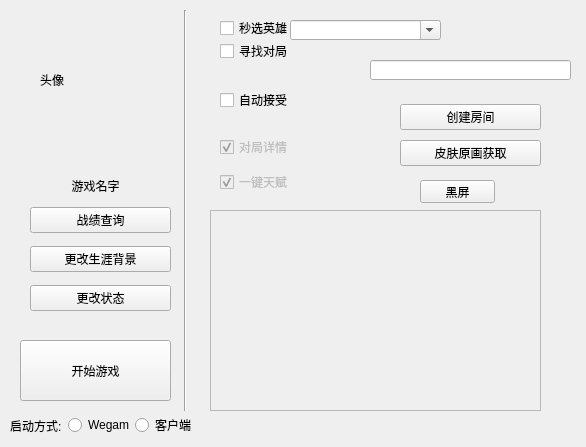
<?xml version="1.0" encoding="UTF-8"?>
<ui version="4.0">
 <class>Frame</class>
 <widget class="QFrame" name="Frame">
  <property name="enabled">
   <bool>true</bool>
  </property>
  <property name="geometry">
   <rect>
    <x>0</x>
    <y>0</y>
    <width>586</width>
    <height>447</height>
   </rect>
  </property>
  <property name="contextMenuPolicy">
   <enum>Qt::DefaultContextMenu</enum>
  </property>
  <property name="windowTitle">
   <string>Frame</string>
  </property>
  <widget class="QPushButton" name="Start">
   <property name="enabled">
    <bool>true</bool>
   </property>
   <property name="geometry">
    <rect>
     <x>20</x>
     <y>340</y>
     <width>151</width>
     <height>61</height>
    </rect>
   </property>
   <property name="text">
    <string>开始游戏</string>
   </property>
  </widget>
  <widget class="QLabel" name="name">
   <property name="geometry">
    <rect>
     <x>30</x>
     <y>170</y>
     <width>131</width>
     <height>31</height>
    </rect>
   </property>
   <property name="layoutDirection">
    <enum>Qt::LeftToRight</enum>
   </property>
   <property name="autoFillBackground">
    <bool>false</bool>
   </property>
   <property name="text">
    <string>游戏名字</string>
   </property>
   <property name="textFormat">
    <enum>Qt::AutoText</enum>
   </property>
   <property name="scaledContents">
    <bool>true</bool>
   </property>
   <property name="alignment">
    <set>Qt::AlignCenter</set>
   </property>
  </widget>
  <widget class="QTextBrowser" name="Gongao">
   <property name="enabled">
    <bool>false</bool>
   </property>
   <property name="geometry">
    <rect>
     <x>210</x>
     <y>210</y>
     <width>331</width>
     <height>201</height>
    </rect>
   </property>
   <property name="html">
    <string>&lt;!DOCTYPE HTML PUBLIC &quot;-//W3C//DTD HTML 4.0//EN&quot; &quot;http://www.w3.org/TR/REC-html40/strict.dtd&quot;&gt;
&lt;html&gt;&lt;head&gt;&lt;meta name=&quot;qrichtext&quot; content=&quot;1&quot; /&gt;&lt;style type=&quot;text/css&quot;&gt;
p, li { white-space: pre-wrap; }
&lt;/style&gt;&lt;/head&gt;&lt;body style=&quot; font-family:'SimSun'; font-size:9pt; font-weight:400; font-style:normal;&quot;&gt;
&lt;p style=&quot;-qt-paragraph-type:empty; margin-top:0px; margin-bottom:0px; margin-left:0px; margin-right:0px; -qt-block-indent:0; text-indent:0px;&quot;&gt;&lt;br /&gt;&lt;/p&gt;&lt;/body&gt;&lt;/html&gt;</string>
   </property>
  </widget>
  <widget class="QWidget" name="layoutWidget">
   <property name="geometry">
    <rect>
     <x>220</x>
     <y>20</y>
     <width>180</width>
     <height>111</height>
    </rect>
   </property>
   <layout class="QVBoxLayout" name="verticalLayout">
    <item>
     <widget class="QCheckBox" name="xzdj">
      <property name="text">
       <string>寻找对局</string>
      </property>
     </widget>
    </item>
    <item>
     <widget class="QCheckBox" name="zdjs">
      <property name="text">
       <string>自动接受</string>
      </property>
     </widget>
    </item>
   </layout>
  </widget>
  <widget class="QWidget" name="layoutWidget">
   <property name="geometry">
    <rect>
     <x>10</x>
     <y>410</y>
     <width>186</width>
     <height>31</height>
    </rect>
   </property>
   <layout class="QHBoxLayout" name="horizontalLayout">
    <item>
     <widget class="QLabel" name="label">
      <property name="text">
       <string>启动方式:</string>
      </property>
     </widget>
    </item>
    <item>
     <widget class="QRadioButton" name="radioButton">
      <property name="text">
       <string>Wegame</string>
      </property>
     </widget>
    </item>
    <item>
     <widget class="QRadioButton" name="radioButton_2">
      <property name="text">
       <string>客户端</string>
      </property>
     </widget>
    </item>
   </layout>
  </widget>
  <widget class="QWidget" name="layoutWidget">
   <property name="geometry">
    <rect>
     <x>400</x>
     <y>100</y>
     <width>141</width>
     <height>71</height>
    </rect>
   </property>
   <layout class="QVBoxLayout" name="verticalLayout_2">
    <item>
     <widget class="QPushButton" name="pushButton_5">
      <property name="text">
       <string>创建房间</string>
      </property>
     </widget>
    </item>
    <item>
     <widget class="QPushButton" name="pushButton">
      <property name="text">
       <string>皮肤原画获取</string>
      </property>
     </widget>
    </item>
   </layout>
  </widget>
  <widget class="QLabel" name="profile">
   <property name="geometry">
    <rect>
     <x>40</x>
     <y>20</y>
     <width>120</width>
     <height>120</height>
    </rect>
   </property>
   <property name="text">
    <string>头像</string>
   </property>
   <property name="scaledContents">
    <bool>true</bool>
   </property>
  </widget>
  <widget class="Line" name="line">
   <property name="geometry">
    <rect>
     <x>160</x>
     <y>10</y>
     <width>51</width>
     <height>401</height>
    </rect>
   </property>
   <property name="orientation">
    <enum>Qt::Vertical</enum>
   </property>
  </widget>
  <widget class="QLabel" name="label_2">
   <property name="geometry">
    <rect>
     <x>40</x>
     <y>20</y>
     <width>120</width>
     <height>120</height>
    </rect>
   </property>
   <property name="text">
    <string/>
   </property>
   <property name="pixmap">
    <pixmap>C:/Users/lnori/Desktop/lol-wangz/challenge-card-token-mask.png</pixmap>
   </property>
   <property name="scaledContents">
    <bool>true</bool>
   </property>
  </widget>
  <widget class="QLabel" name="label_3">
   <property name="enabled">
    <bool>true</bool>
   </property>
   <property name="geometry">
    <rect>
     <x>8</x>
     <y>74</y>
     <width>181</width>
     <height>121</height>
    </rect>
   </property>
   <property name="text">
    <string/>
   </property>
   <property name="pixmap">
    <pixmap>C:/Users/lnori/Desktop/lol-wangz/challenger.png</pixmap>
   </property>
   <property name="scaledContents">
    <bool>true</bool>
   </property>
  </widget>
  <widget class="QWidget" name="layoutWidget">
   <property name="geometry">
    <rect>
     <x>220</x>
     <y>130</y>
     <width>143</width>
     <height>71</height>
    </rect>
   </property>
   <layout class="QVBoxLayout" name="verticalLayout_3">
    <item>
     <widget class="QCheckBox" name="checkBox_5">
      <property name="enabled">
       <bool>false</bool>
      </property>
      <property name="text">
       <string>对局详情</string>
      </property>
      <property name="checkable">
       <bool>true</bool>
      </property>
      <property name="checked">
       <bool>true</bool>
      </property>
      <property name="autoRepeat">
       <bool>false</bool>
      </property>
     </widget>
    </item>
    <item>
     <widget class="QCheckBox" name="checkBox_4">
      <property name="enabled">
       <bool>false</bool>
      </property>
      <property name="mouseTracking">
       <bool>true</bool>
      </property>
      <property name="text">
       <string>一键天赋</string>
      </property>
      <property name="checkable">
       <bool>true</bool>
      </property>
      <property name="checked">
       <bool>true</bool>
      </property>
     </widget>
    </item>
   </layout>
  </widget>
  <widget class="QWidget" name="layoutWidget">
   <property name="geometry">
    <rect>
     <x>30</x>
     <y>200</y>
     <width>141</width>
     <height>121</height>
    </rect>
   </property>
   <layout class="QVBoxLayout" name="verticalLayout_4">
    <item>
     <widget class="QPushButton" name="pushButton_6">
      <property name="text">
       <string>战绩查询</string>
      </property>
     </widget>
    </item>
    <item>
     <widget class="QPushButton" name="pushButton_3">
      <property name="text">
       <string>更改生涯背景</string>
      </property>
     </widget>
    </item>
    <item>
     <widget class="QPushButton" name="pushButton_4">
      <property name="text">
       <string>更改状态</string>
      </property>
     </widget>
    </item>
   </layout>
  </widget>
  <widget class="QPushButton" name="pushButton_2">
   <property name="geometry">
    <rect>
     <x>420</x>
     <y>180</y>
     <width>75</width>
     <height>23</height>
    </rect>
   </property>
   <property name="text">
    <string>黑屏</string>
   </property>
  </widget>
  <widget class="QComboBox" name="herolist">
   <property name="enabled">
    <bool>true</bool>
   </property>
   <property name="geometry">
    <rect>
     <x>290</x>
     <y>20</y>
     <width>151</width>
     <height>20</height>
    </rect>
   </property>
   <property name="contextMenuPolicy">
    <enum>Qt::ActionsContextMenu</enum>
   </property>
   <property name="editable">
    <bool>true</bool>
   </property>
   <property name="currentText">
    <string/>
   </property>
   <property name="sizeAdjustPolicy">
    <enum>QComboBox::AdjustToMinimumContentsLength</enum>
   </property>
   <property name="minimumContentsLength">
    <number>12</number>
   </property>
  </widget>
  <widget class="QCheckBox" name="checkBox">
   <property name="geometry">
    <rect>
     <x>220</x>
     <y>20</y>
     <width>169</width>
     <height>16</height>
    </rect>
   </property>
   <property name="text">
    <string>秒选英雄</string>
   </property>
  </widget>
  <widget class="QLineEdit" name="heroedit">
   <property name="geometry">
    <rect>
     <x>370</x>
     <y>60</y>
     <width>201</width>
     <height>20</height>
    </rect>
   </property>
  </widget>
 </widget>
 <resources/>
 <connections/>
</ui>
